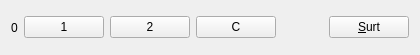
<?xml version="1.0" encoding="UTF-8"?>
<ui version="4.0">
 <class>ex4</class>
 <widget class="QMainWindow" name="ex4">
  <property name="geometry">
   <rect>
    <x>0</x>
    <y>0</y>
    <width>420</width>
    <height>55</height>
   </rect>
  </property>
  <property name="windowTitle">
   <string>ex4</string>
  </property>
  <widget class="QWidget" name="centralWidget">
   <layout class="QHBoxLayout" name="horizontalLayout">
    <item>
     <widget class="MyLabel" name="label">
      <property name="text">
       <string>0</string>
      </property>
     </widget>
    </item>
    <item>
     <widget class="QPushButton" name="pushButton">
      <property name="text">
       <string>1</string>
      </property>
     </widget>
    </item>
    <item>
     <widget class="QPushButton" name="pushButton_2">
      <property name="text">
       <string>2</string>
      </property>
     </widget>
    </item>
    <item>
     <widget class="QPushButton" name="pushButton_3">
      <property name="text">
       <string>C</string>
      </property>
     </widget>
    </item>
    <item>
     <spacer name="horizontalSpacer">
      <property name="orientation">
       <enum>Qt::Horizontal</enum>
      </property>
      <property name="sizeHint" stdset="0">
       <size>
        <width>141</width>
        <height>20</height>
       </size>
      </property>
     </spacer>
    </item>
    <item>
     <widget class="QPushButton" name="pushButton_4">
      <property name="text">
       <string>&amp;Surt</string>
      </property>
     </widget>
    </item>
   </layout>
  </widget>
 </widget>
 <layoutdefault spacing="6" margin="11"/>
 <customwidgets>
  <customwidget>
   <class>MyLabel</class>
   <extends>QLabel</extends>
   <header location="global">mylabel.h</header>
   <slots>
    <slot>suma1()</slot>
    <slot>suma2()</slot>
    <slot>posaZero()</slot>
   </slots>
  </customwidget>
 </customwidgets>
 <resources/>
 <connections>
  <connection>
   <sender>pushButton_4</sender>
   <signal>clicked()</signal>
   <receiver>ex4</receiver>
   <slot>close()</slot>
   <hints>
    <hint type="sourcelabel">
     <x>379</x>
     <y>31</y>
    </hint>
    <hint type="destinationlabel">
     <x>340</x>
     <y>49</y>
    </hint>
   </hints>
  </connection>
  <connection>
   <sender>pushButton</sender>
   <signal>clicked()</signal>
   <receiver>label</receiver>
   <slot>suma1()</slot>
   <hints>
    <hint type="sourcelabel">
     <x>56</x>
     <y>31</y>
    </hint>
    <hint type="destinationlabel">
     <x>17</x>
     <y>26</y>
    </hint>
   </hints>
  </connection>
  <connection>
   <sender>pushButton_2</sender>
   <signal>clicked()</signal>
   <receiver>label</receiver>
   <slot>suma2()</slot>
   <hints>
    <hint type="sourcelabel">
     <x>112</x>
     <y>31</y>
    </hint>
    <hint type="destinationlabel">
     <x>16</x>
     <y>36</y>
    </hint>
   </hints>
  </connection>
  <connection>
   <sender>pushButton_3</sender>
   <signal>clicked()</signal>
   <receiver>label</receiver>
   <slot>posaZero()</slot>
   <hints>
    <hint type="sourcelabel">
     <x>167</x>
     <y>32</y>
    </hint>
    <hint type="destinationlabel">
     <x>13</x>
     <y>23</y>
    </hint>
   </hints>
  </connection>
 </connections>
</ui>
